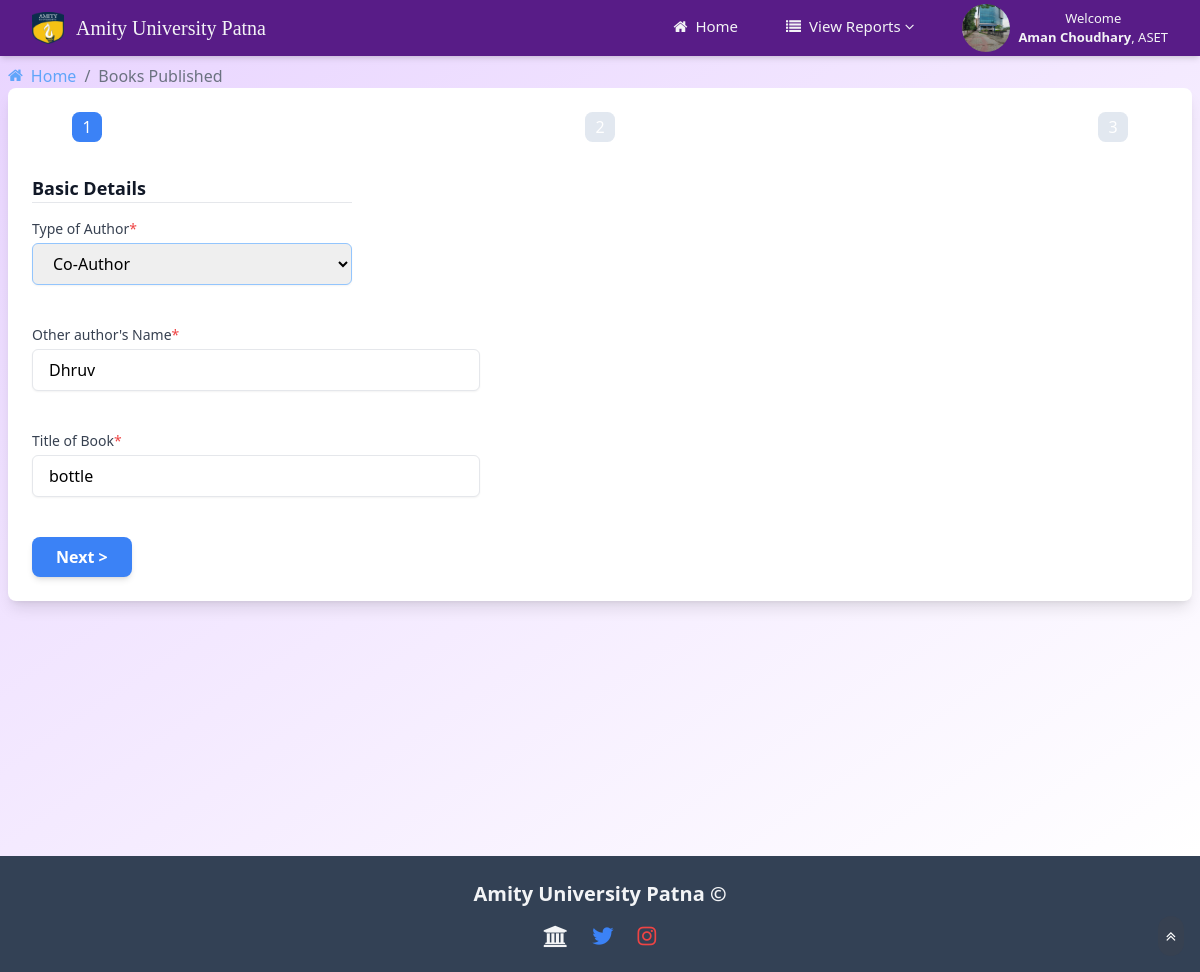
The app's page /editReoBooksAdmin.php?id=8 (signed in) with its own data.
### tables this page shows
CREATE TABLE `registerinfo` (
  `emp_id` varchar(11) NOT NULL,
  `email` varchar(100) NOT NULL,
  `user_name` varchar(100) NOT NULL,
  `password` varchar(100) NOT NULL,
  `university` varchar(100) NOT NULL,
  `department` varchar(100) NOT NULL,
  `avatar_filename` varchar(1000) NOT NULL
);

CREATE TABLE `booksbyfaculty` (
  `srNo` int(11) NOT NULL,
  `University` varchar(100) NOT NULL,
  `Department` varchar(100) NOT NULL,
  `Faculty` varchar(100) NOT NULL,
  `Employee ID` int(11) NOT NULL,
  `other Author` varchar(100) NOT NULL,
  `Type` varchar(100) NOT NULL,
  `Co-author` varchar(100) NOT NULL,
  `booktitle` varchar(100) NOT NULL,
  `region` varchar(100) NOT NULL,
  `pubdate` date NOT NULL,
  `pubyear` year(4) NOT NULL,
  `volume` varchar(500) NOT NULL,
  `pagefrom` int(11) NOT NULL,
  `pageto` int(11) NOT NULL,
  `scopus` enum('y','n') NOT NULL,
  `listedin` varchar(100) NOT NULL,
  `wos` enum('y','n') NOT NULL,
  `peer` enum('y','n') NOT NULL,
  `issnisbn` varchar(100) NOT NULL,
  `pubname` varchar(100) NOT NULL,
  `affltn` varchar(100) NOT NULL,
  `corrauthor` varchar(100) NOT NULL,
  `citind` int(11) NOT NULL,
  `nocit` int(11) NOT NULL,
  `evdupload` varchar(100) NOT NULL,
  `othrinfo` varchar(100) DEFAULT NULL,
  `ref` varchar(100) DEFAULT NULL,
  `status` int(11) NOT NULL DEFAULT 0
);

### editReoBooksAdmin.php (the view, shortened to what this page needs)
<?php
include "commonAdmin.php";
?>
<?php
$servername = "localhost";
$username = "root";
$password = "";
$database = "scholarsphere";
$conn = new mysqli($servername, $username, $password, $database);
if (isset($_GET['id']) && !empty(trim($_GET['id']))) {
    $sql = "SELECT * FROM booksbyfaculty WHERE srNo = ?";
    if ($stmt = $conn->prepare($sql)) {
        $stmt->bind_param("i", $param_id);
        if ($stmt->execute()) {
            $result = $stmt->get_result();
            if ($result->num_rows == 1) {
                $row = $result->fetch_assoc();
            } else {
                header("location: error.php");
                exit();
            }
        } else {
            echo "Oops! Something went wrong. Please try again later.";
        }
    }
} else {
    header("location: error.php");
    exit();
}
?>
			<main class="flex-1 p-2 bg-gradient-to-br from-purple-200 to-white min-h-screen">
				<div class="main-content-inner">
						<nav class=" bg-inherit bg-blue-500 w-full" aria-label="breadcrumb">
							<ol class="list-reset flex">
								<li>
									<a href="index1Admin.php" class=" text-blue-400 hover:text-blue-700 flex items-center">
										<i class="fa fa-home mr-2"></i>Home
									</a>
								</li>
								<li>
									<span class="mx-2 text-gray-500">/</span>
								</li>
								<li class="text-gray-500">Books Published</li>
							</ol>
						</nav>
				</div>
<div class="container  mx-auto p-6 max-w-7xl bg-white rounded-lg shadow-lg">
	<div class="mb-8 px-10">
		<div class="flex justify-between mb-4">
			<div class="step completed">1</div>
			<div class="step">2</div>
			<div class="step">3</div>
		</div>
	</div>
	<form class="space-y-6" method="post" action="editReoBooksAdmin.php" enctype="multipart/form-data">
		<div id="section1" class="form-section active ">
			<h4 class="text-lg font-semibold text-gray-900">Basic Details</h4>
			<hr class="w-full max-w-xs mb-4">
			<div class="mb-4">
    <label for="Type" class="block text-sm font-medium text-gray-700">
        Type of Author<span class="text-red-500">*</span>
    </label>
    <select required id="Type" name="firstAuthor" class="mt-1 w-full max-w-xs px-4 py-2 border rounded-md border-blue-300 shadow-sm focus:outline-none focus:ring-2 focus:ring-blue-500 focus:border-transparent">
        <option value="Co-Author" <?php if ($row['Type'] == 'Co-Author') echo 'selected'; ?>>Co-Author</option>
    </select>
</div>
			<div class=" my-10">
				<label for="form-field-5" class="block text-sm font-medium text-gray-700">Other author's Name<span class="text-red-500">*</span></label>
				<input required type="text" id="coauthor" name="coauthor" value="<?php echo $row['Co-author']; ?>" placeholder="Enter Corresponding author's Name" class="mt-1 w-full max-w-md px-4 py-2 border rounded-md shadow-sm focus:outline-none focus:ring-2 focus:ring-blue-500 focus:border-transparent" />
			</div>
			<div class="my-10">
				<label for="booktitle" class="block text-sm font-medium text-gray-700">Title of Book<span class="text-red-500">*</span></label>
				<input required type="text" name="booktitle" id="booktitle" value="<?php echo $row['booktitle']; ?>" placeholder="Enter Title of Book" class="mt-1 w-full max-w-md px-4 py-2 border rounded-md shadow-sm focus:outline-none focus:ring-2 focus:ring-blue-500 focus:border-transparent" />
			</div>
			<div class="flex justify-between mt-10">
				<button type="button" id="next1" class="px-6 py-2 bg-blue-500 text-white font-semibold rounded-lg shadow-md hover:bg-blue-600 focus:outline-none focus:ring-2 focus:ring-white-500 focus:ring-offset-5">Next ></button>
			</div>
		</div>
	</form>
</div>
</div>
			<?php
			include "footer.php";
			?>
	</body>
</html>

### commonAdmin.php (shortened to what this page needs)
<!DOCTYPE html>
<html lang="en">
        <link rel="stylesheet" type="text/css" href="https://cdn.datatables.net/1.11.5/css/jquery.dataTables.min.css">
        <link rel="stylesheet" href="https://cdnjs.cloudflare.com/ajax/libs/font-awesome/6.4.0/css/all.min.css" />
        <link href="./styles.css" rel="stylesheet">
		<link rel="stylesheet" href="assets/font-awesome/4.5.0/css/font-awesome.min.css" />
    </head>
	<body class="bg-gray-100 font-sans leading-normal tracking-normal">
        <nav class=" shadow-md sticky top-0 left-0"  style="font-size:13px;">
            <div class="max-w-auto bg-purple-900 mx-auto px-4 sm:px-6 lg:px-8">
                <div class="flex justify-between h-14">
                    <div class="flex">
                        <a href="index1admin.php" class="flex items-center">
                            <img src="amity_logo.png" alt="amity-logo" class="h-8 w-8">
                            <span class="ml-3 text-xl font-serif text-gray-100">Amity University Patna</span>
                        </a>
                    </div>
                    <div class="flex items-center">
                    <ul class="flex space-x-4">
                        <li class="nav-item">
                            <a href="index1admin.php" class="px-4 py-2 text-gray-100 text-lg font-thin hover:bg-gradient-to-b from-purple-900 to-purple-600 rounded-lg flex items-center"  style="font-size:15px;">
                                <i class="fa fa-home mr-2"></i> Home
                            </a>
                        </li>
                        <li class="nav-item relative">
                            <a href="#" class="px-4 py-2 text-gray-100 text-lg font-thin hover:bg-gradient-to-b from-purple-900 to-purple-600 rounded-lg flex items-center"  style="font-size:15px;">
                                <i class="fa fa-list mr-2"></i> View Reports <i class="fa fa-angle-down ml-1"></i>
                            </a>
                        </li>
                        <li class="nav-item relative">
                        <div class="relative ml-4" x-data="{ open: false }">
                        <button @click="open = !open" class="flex items-center focus:outline-none">
                            <?php
                                if (isset($_SESSION['employee_id'])) {
                                    $employee_id = $_SESSION['employee_id'];
                                    $conn = new mysqli('localhost', 'root', '', 'scholarsphere');
                                    $sql = "SELECT avatar_filename FROM registerinfo WHERE emp_id = $employee_id";
                                    $result = $conn->query($sql);
                                    if ($result && $result->num_rows > 0) {
                                        $row = $result->fetch_assoc();
                                        $avatar_filename = $row['avatar_filename'];
                                        echo '<img class="h-12 w-12 rounded-full" src="uploads/' . $avatar_filename . '" alt="User Avatar">';
                                    } else {
                                        echo '<img class="h-8 w-8 rounded-full" src="assets/images/avatars/default-avatar.jpg" alt="Default Avatar">';
                                    }
                                }
                            ?>
                            <span class="ml-2 text-gray-100">Welcome<br> <b><?php echo $_SESSION['user_name'] ?></b>,
                            <?php echo $_SESSION['department']?></span>
                        </button>
                    </div>
                        </li>
                    </ul>
                </div>
                </div>
            </div>
        </nav>
        <div class="flex-container max-w-full min-h-screen">

### commonAdmin.php (style rules this page uses)
.step { width: 30px; height: 30px; border-radius: 25%; background-color: #e2e8f0; display: inline-block; text-align: center; line-height: 30px; color: white; }
.step.active { background-color: #3b82f6; }
.sticky { z-index: 50; }
.nav-item .fa-angle-down { transition: transform 0.3s ease; }

### records on screen
registerinfo: avatar_filename (picture)
booksbyfaculty: firstAuthor "Co-Author", coauthor "Dhruv", booktitle "bottle"

### other values on screen
$_SESSION['user_name'] "Aman Choudhary"
$_SESSION['department'] "ASET"
